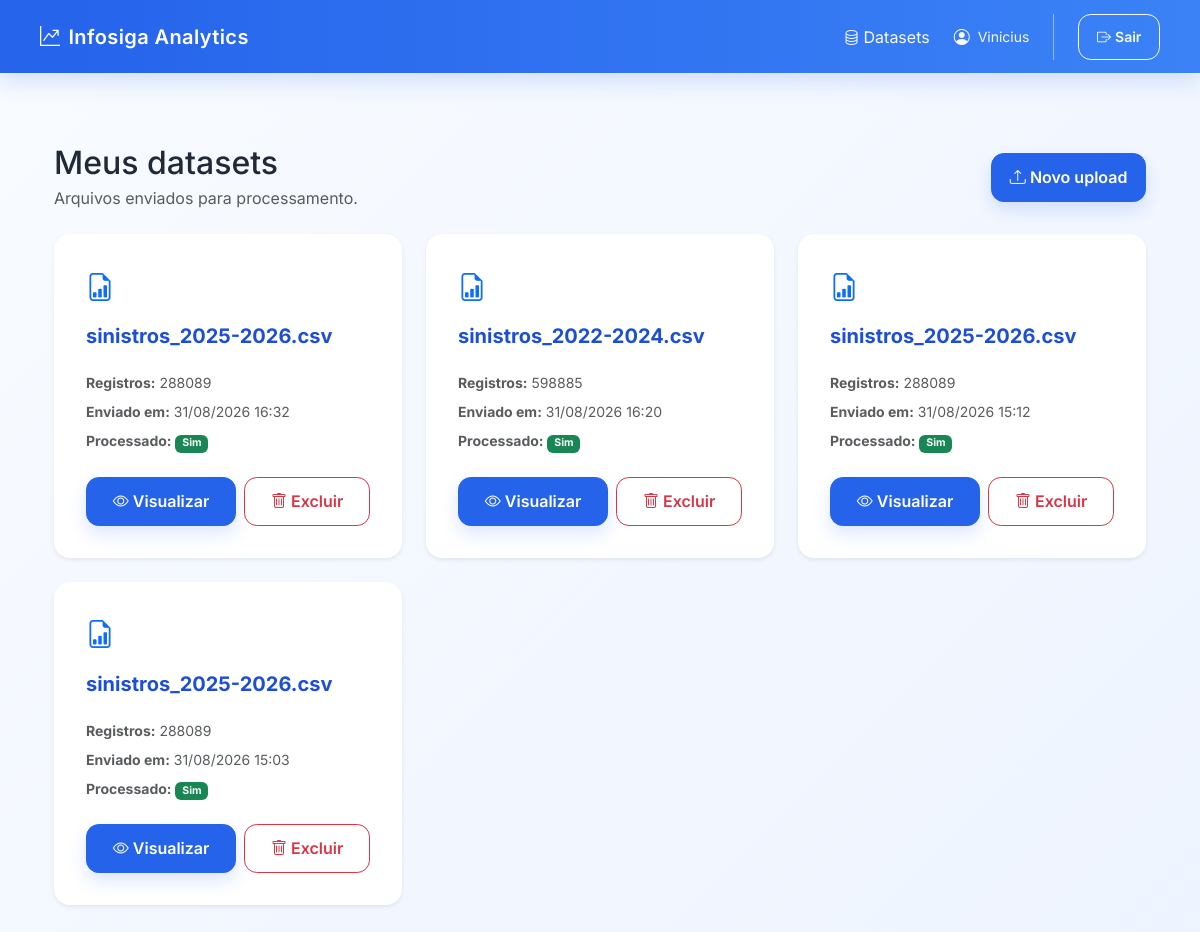
/datasets/ (signed in), run on an earlier commit of the app's database.
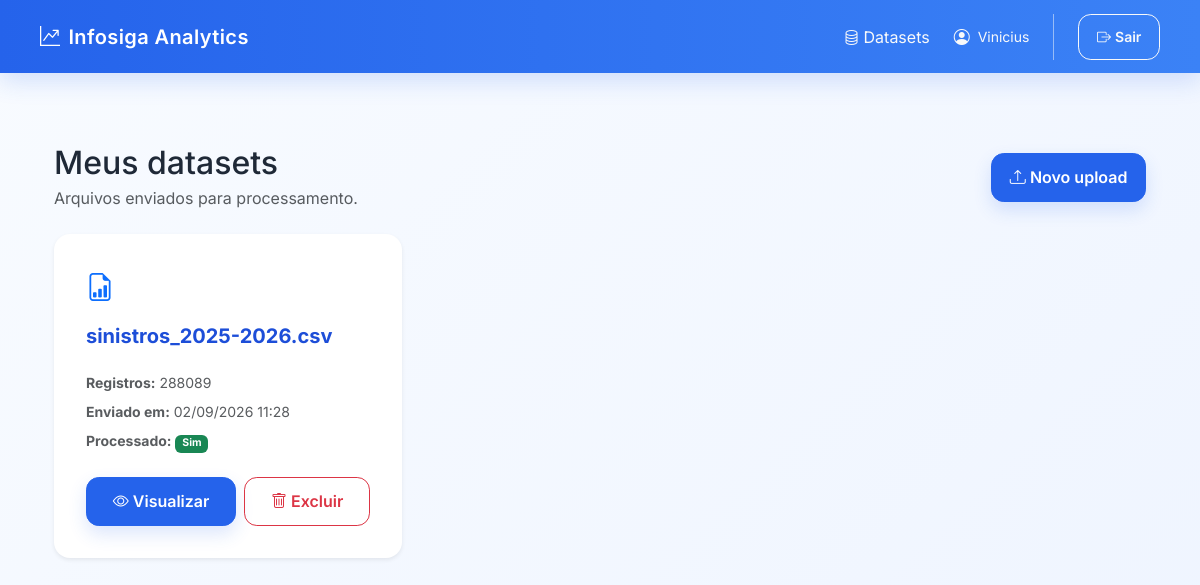
And on a later commit of the database.
### analytics/models.py (models this page shows, shortened)
class Dataset(models.Model):
    usuario = models.ForeignKey(
        settings.AUTH_USER_MODEL,
        on_delete=models.CASCADE,
        related_name="datasets",
    )
    nome_original = models.CharField(
        max_length=255
    )
    arquivo = models.FileField(
        upload_to="datasets/"
    )
    quantidade_registros = models.PositiveIntegerField(
        default=0
    )
    criado_em = models.DateTimeField(
        auto_now_add=True
    )
    atualizado_em = models.DateTimeField(
        auto_now=True
    )
    resultado_processado = models.FileField(
        upload_to="datasets/processed/",
        null=True,
        blank=True,
    )

### analytics/views/datasets.py (the view)
# urls.py: path("datasets/", dataset_list, name="dataset_list"),
@login_required
def dataset_list(request):
    datasets = DatasetService.list_for_user(request.user)
    return render(
        request,
        "analytics/datasets/list.html",
        {
            "datasets": datasets,
        },
    )

### analytics/persistence/datasets.py (called while the page is built)
def list_datasets_for_user(usuario):
    return (
        Dataset.objects
        .filter(usuario=usuario)
        .order_by("-criado_em")
    )

### analytics/services/dataset_service.py (called while the page is built)
    @staticmethod
    def list_for_user(usuario):
        return dataset_persistence.list_datasets_for_user(usuario)

### analytics/templates/analytics/datasets/list.html (shortened to what this page needs)
{% extends "analytics/base.html" %}
{% block content %}
<div class="container py-4">
    <div class="d-flex justify-content-between align-items-center mb-4">
        <div>
            <h2 class="mb-1">Meus datasets</h2>
            <p class="text-muted mb-0">
                Arquivos enviados para processamento.
            </p>
        </div>
        <a href="{% url 'home' %}" class="btn btn-primary">
            <i class="bi bi-upload"></i>
            Novo upload
        </a>
    </div>
    {% if datasets %}
    <div class="row g-4">
        {% for dataset in datasets %}
        <div class="col-md-6 col-lg-4">
            <div class="card shadow-sm border-0 h-100">
                <div class="card-body d-flex flex-column">
                    <div class="d-flex align-items-start justify-content-between mb-3">
                        <div class="text-primary fs-3">
                            <i class="bi bi-file-earmark-bar-graph"></i>
                        </div>
                    </div>
                    <h5 class="card-title text-break">
                        {{ dataset.nome_original }}
                    </h5>
                    <div class="text-muted small mt-3 mb-4">
                        <div class="mb-2">
                            <strong>Registros:</strong>
                            {{ dataset.quantidade_registros }}
                        </div>
                        <div class="mb-2">
                            <strong>Enviado em:</strong>
                            {{ dataset.criado_em|date:"d/m/Y H:i" }}
                        </div>
                        <div>
                            <strong>Processado:</strong>
                            {% if dataset.resultado_processado %}
                            <span class="badge bg-success">Sim</span>
                            {% else %}
                            <span class="badge bg-secondary">Não</span>
                            {% endif %}
                        </div>
                    </div>
                    <div class="mt-auto d-flex gap-2">
                        <a href="{% url 'dataset_detail' dataset.id %}" class="btn btn-primary flex-fill">
                            <i class="bi bi-eye"></i>
                            Visualizar
                        </a>
                        <form method="post" action="{% url 'dataset_delete' dataset.id %}" class="flex-fill" onsubmit="return confirm(
            'Tem certeza que deseja excluir este dataset?'
        );">
                            <button type="submit" class="btn btn-outline-danger w-100">
                                <i class="bi bi-trash"></i>
                                Excluir
                            </button>
                        </form>
                    </div>
                </div>
            </div>
        </div>
        {% endfor %}
    </div>
    {% endif %}
</div>
{% endblock %}

### analytics/templates/analytics/base.html (shortened to what this page needs)
{% load static %}
<!DOCTYPE html>
<html lang="pt-br">
<head>
    <link href="https://cdn.jsdelivr.net/npm/bootstrap@5.3.7/dist/css/bootstrap.min.css" rel="stylesheet">
    <link rel="stylesheet" href="https://cdn.jsdelivr.net/npm/bootstrap-icons@1.11.3/font/bootstrap-icons.css">
    <link rel="stylesheet" href="{% static 'analytics/css/home.css' %}">
</head>
<body>
<nav class="navbar navbar-dark fixed-top">
    <div class="container-fluid px-4">
        <a class="navbar-brand mb-0 h1 d-flex align-items-center gap-2"
           href="{% url 'home' %}">
            <i class="bi bi-graph-up-arrow"></i>
            <span>Infosiga Analytics</span>
        </a>
        <div class="d-flex align-items-center gap-4">
            {% if user.is_authenticated %}
                <a href="{% url 'dataset_list' %}"
                   class="nav-link text-light d-flex align-items-center gap-1">
                    <i class="bi bi-database"></i>
                    <span>Datasets</span>
                </a>
                <div class="d-flex align-items-center gap-2 text-light">
                    <i class="bi bi-person-circle"></i>
                    <span class="small">{{ user.username }}</span>
                </div>
                <a href="{% url 'logout' %}"
                   class="btn btn-outline-light btn-sm d-flex align-items-center gap-1">
                    <i class="bi bi-box-arrow-right"></i>
                    <span>Sair</span>
                </a>
            {% endif %}
        </div>
    </div>
</nav>
    <main class="pt-5 mt-5">
        <div class="container py-4">
            {% block content %}{% endblock %}
        </div>
    </main>
</body>
</html>

### analytics/static/analytics/css/home.css (style rules this page uses)
:root { --primary: #2563eb; --primary-dark: #1d4ed8; --surface: #ffffff; --border: #dbe3ef; --text: #1f2937; --muted: #64748b; }
body { font-family: 'Inter', sans-serif; background: linear-gradient(135deg, #f8fbff 0%, #eef4ff 100%); color: var(--text); min-height: 100vh; }
.navbar { background: linear-gradient(90deg, var(--primary) 0%, #3b82f6 100%); box-shadow: 0 8px 24px rgba(37, 99, 235, 0.18); padding: 0.85rem 1rem; }
.navbar-brand { font-weight: 600; letter-spacing: 0.02em; }
main { padding-bottom: 2rem; }
.card { border: 1px solid var(--border); border-radius: 1rem; box-shadow: 0 12px 30px rgba(15, 23, 42, 0.06); background-color: var(--surface); }
.card-body { padding: 2rem; }
.card-title, .section-title { font-weight: 700; color: var(--primary-dark); }
.btn { border-radius: 0.8rem; font-weight: 600; padding: 0.72rem 1.1rem; transition: transform 0.2s ease, box-shadow 0.2s ease; }
.btn-primary { background-color: var(--primary); border-color: var(--primary); box-shadow: 0 8px 18px rgba(37, 99, 235, 0.16); }

What changed in the data, as far as the page shows it:
removed Dataset: nome_original "sinistros_2025-2026.csv", quantidade_registros "288089", criado_em "31/08/2026 16:32", shows "Sim"
removed Dataset: nome_original "sinistros_2022-2024.csv", quantidade_registros "598885", criado_em "31/08/2026 16:20", shows "Sim"
removed Dataset: nome_original "sinistros_2025-2026.csv", quantidade_registros "288089", criado_em "31/08/2026 15:12", shows "Sim"
removed Dataset: nome_original "sinistros_2025-2026.csv", quantidade_registros "288089", criado_em "31/08/2026 15:03", shows "Sim"
added Dataset: nome_original "sinistros_2025-2026.csv", quantidade_registros "288089", criado_em "02/09/2026 11:28", shows "Sim"
